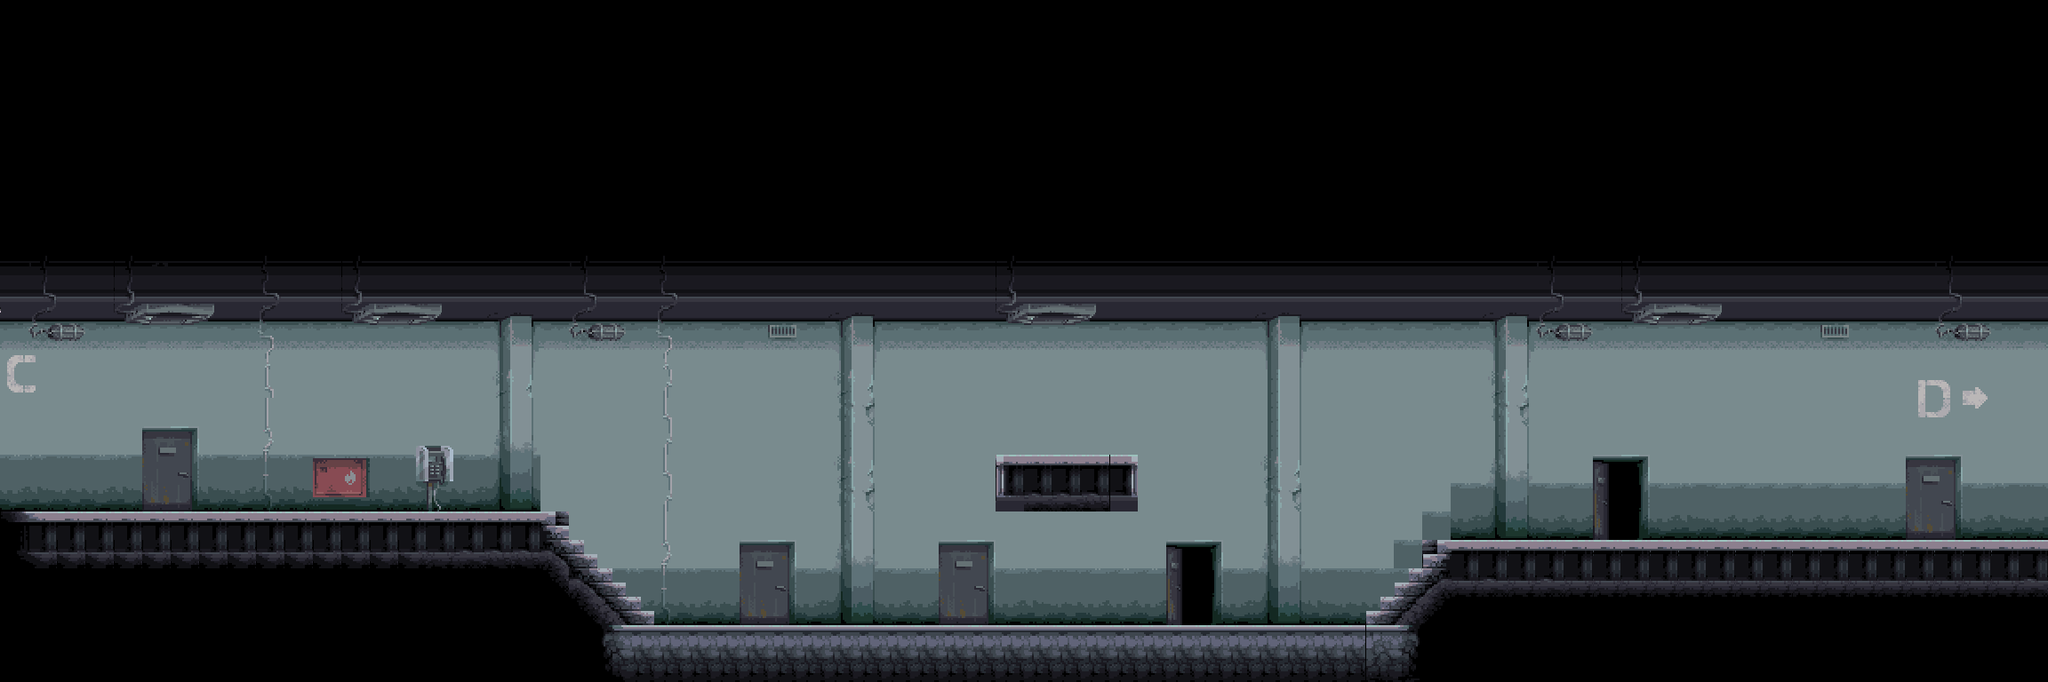

Rendered tile map (Tiled .tmx) drawn with the repository's tilesets; below, a short description and the map source with its tile grids summarised:
An orthogonal 72x24 tile map with 32x32 px tiles, 2 tile layers (Background, Foreground), 2 tilesets.

<map version="1.10" tiledversion="1.11.2" orientation="orthogonal" renderorder="right-down" width="72" height="24" tilewidth="32" tileheight="32" infinite="0" nextlayerid="3" nextobjectid="1">
 <tileset firstgid="1" source="bg_prison_foreground_0.tsx" />
 <tileset firstgid="757" source="bg_prison_background_0.tsx" />
 <layer id="2" name="Background" width="72" height="24">
  <data>[1728 cells, 646 non-empty, 86 distinct tile ids]</data>
 </layer>
 <layer id="1" name="Foreground" width="72" height="24">
  <data>[1728 cells, 1102 non-empty, 54 distinct tile ids]</data>
 </layer>
</map>
